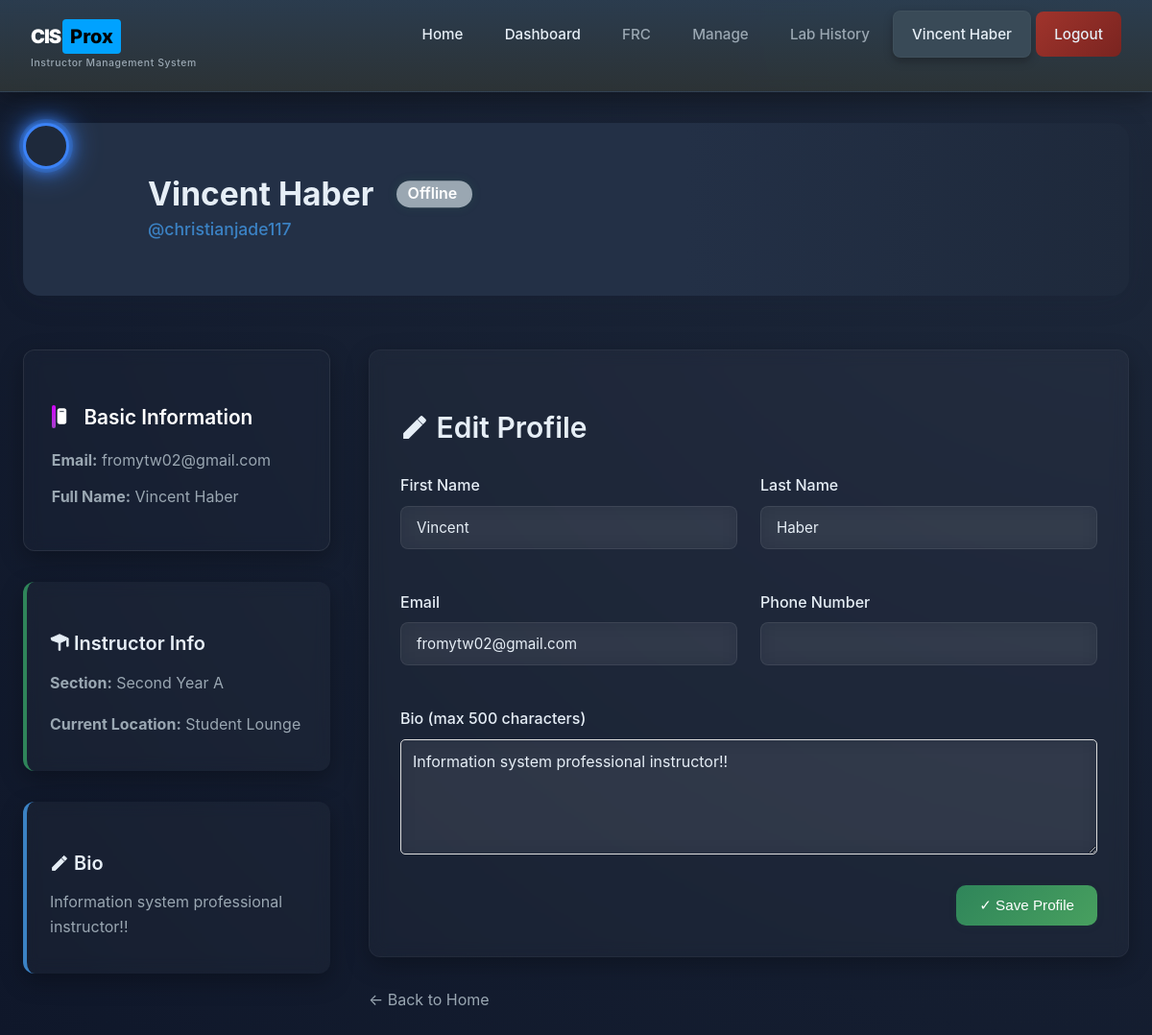
Screenshot of /profile/ (signed in) with the database file from the repository.
### presence_app/models.py (models this page shows, shortened)
class InstructorProfile(models.Model):
    user = models.OneToOneField(User, on_delete=models.CASCADE, related_name='instructor_profile')
    section = models.ForeignKey(Section, on_delete=models.SET_NULL, null=True, blank=True)
    allow_off_network = models.BooleanField(default=False)
    created_at = models.DateTimeField(auto_now_add=True)
    updated_at = models.DateTimeField(auto_now=True)

class Section(models.Model):
    YEAR_CHOICES = [
        ('1', 'First Year'),
        ('2', 'Second Year'),
        ('3', 'Third Year'),
        ('4', 'Fourth Year'),
    ]
    PROGRAM_CHOICES = [
        ('GENERAL', 'General'),
        ('SMP', 'Service Management Program'),
        ('BA', 'Business Administration'),
    ]
    year = models.CharField(max_length=1, choices=YEAR_CHOICES)
    section = models.CharField(max_length=10)  # e.g., 'A', 'B', 'C', 'SMP', 'BA'
    program = models.CharField(max_length=20, choices=PROGRAM_CHOICES, default='GENERAL')
    class Meta:
        unique_together = ('year', 'section', 'program')
        ordering = ['year', 'section']
    def __str__(self):
        year_display = dict(self.YEAR_CHOICES).get(self.year, self.year)
        if self.program != 'GENERAL':
            return f"{year_display} - {self.program}"
        return f"{year_display} {self.section}"

class StudentPresence(models.Model):
    student = models.OneToOneField(User, on_delete=models.CASCADE)
    section = models.ForeignKey(Section, on_delete=models.SET_NULL, null=True, blank=True)
    current_room = models.ForeignKey(Room, on_delete=models.SET_NULL, null=True, blank=True)
    last_seen = models.DateTimeField(auto_now=True)
    is_online = models.BooleanField(default=False)

class Room(models.Model):
    name = models.CharField(max_length=50)
    description = models.TextField(blank=True)

class UserProfile(models.Model):
    user = models.OneToOneField(User, on_delete=models.CASCADE, related_name='profile')
    profile_picture = models.ImageField(upload_to='profile_pictures/', null=True, blank=True)
    bio = models.TextField(blank=True, max_length=500)
    phone_number = models.CharField(max_length=20, blank=True)
    student_id_number = models.CharField(max_length=12, blank=True, help_text="Format: XXX-XXXX-X (8 digits total)")
    created_at = models.DateTimeField(auto_now_add=True)
    updated_at = models.DateTimeField(auto_now=True)
    PRIVACY_PUBLIC = 'PUBLIC'
    PRIVACY_FRIENDS_ONLY = 'FRIENDS_ONLY'
    PRIVACY_ONLY_ME = 'ONLY_ME'
    PRIVACY_CHOICES = [
        (PRIVACY_PUBLIC, 'Everyone'),
        (PRIVACY_FRIENDS_ONLY, 'Connected users'),
        (PRIVACY_ONLY_ME, 'Only me'),
    ]
    privacy_level = models.CharField(max_length=20, choices=PRIVACY_CHOICES, default=PRIVACY_PUBLIC)
    friends = models.ManyToManyField('auth.User', blank=True, related_name='friends_with')

### presence_app/views.py (the view)
# urls.py: path('profile/', views.profile_view, name='profile'),
@login_required(login_url='login')
def profile_view(request, username=None):
    if username:
        user = get_object_or_404(User, username=username)
        is_own_profile = user == request.user
    else:
        user = request.user
        is_own_profile = True
    try:
        profile = user.profile  # type: ignore
    except UserProfile.DoesNotExist:
        profile = UserProfile.objects.create(user=user)
    try:
        presence = user.studentpresence  # type: ignore
    except:
        presence = None
    try:
        instructor_profile_obj = user.instructor_profile
        is_instructor = True
    except InstructorProfile.DoesNotExist:
        instructor_profile_obj = None
        is_instructor = False
    if presence:
        active_signin = SignInRecord.objects.filter(student=user, sign_out_time__isnull=True).exists()
        if not active_signin:
            presence.current_room = None
    if request.method == 'POST' and is_own_profile:
        form = ProfileForm(request.POST, instance=profile)
        if form.is_valid():
            request.user.first_name = form.cleaned_data.get('first_name', '')
            request.user.last_name = form.cleaned_data.get('last_name', '')
            request.user.email = form.cleaned_data.get('email', '')
            request.user.save()
            form.save()
            messages.success(request, '✓ Profile updated successfully!')
            return redirect('profile')
    else:
        initial_data = {
            'first_name': user.first_name,
            'last_name': user.last_name,
            'email': user.email,
        }
        form = ProfileForm(instance=profile, initial=initial_data) if is_own_profile else None
    context = {
        'profile_user': user,
        'profile': profile,
        'presence': presence,
        'is_instructor': is_instructor,
        'instructor_profile_obj': instructor_profile_obj,
        'form': form,
        'is_own_profile': is_own_profile,
    }
    return render(request, 'profile.html', context)

### presence_app/views.py
class ProfileForm(forms.ModelForm):
    first_name = forms.CharField(max_length=30, required=False, widget=forms.TextInput(attrs={'class': 'form-control'}))
    last_name = forms.CharField(max_length=150, required=False, widget=forms.TextInput(attrs={'class': 'form-control'}))
    email = forms.EmailField(required=False, widget=forms.EmailInput(attrs={'class': 'form-control'}))
    class Meta:
        model = UserProfile
        fields = ('bio', 'phone_number')
        widgets = {
            'bio': forms.Textarea(attrs={'class': 'form-control', 'rows': 4}),
            'phone_number': forms.TextInput(attrs={'class': 'form-control'}),
        }

### presence_app/context_processors.py (called while the page is built)
def is_instructor(request):
    if not request.user.is_authenticated:
        return {'is_instructor': False}
    try:
        request.user.instructor_profile
        return {'is_instructor': True}
    except InstructorProfile.DoesNotExist:
        pass
    if request.user.is_staff:
        return {'is_instructor': True}
    return {'is_instructor': False}

### presence_app/templates/profile.html (shortened to what this page needs)
{% extends 'base.html' %}
{% block content %}
<div class="container profile-container">
<div class="profile-banner">
    <div class="profile-banner-inner">
        <div class="profile-avatar-glow">
            <div class="profile-img placeholder profile-img-glow">
            </div>
        </div>
        <div class="profile-header-info">
            <h1 class="profile-header-name">
                {{ profile_user.get_full_name|default:profile_user.username }}
                {% if presence and presence.is_online %}
                    <span class="status-pill online-pill"><span class="online-dot"></span> Online</span>
                {% elif presence %}
                    <span class="status-pill offline-pill">Offline</span>
                {% endif %}
            </h1>
            <div class="profile-header-username">@{{ profile_user.username }}</div>
        </div>
    </div>
</div>
<div class="profile-main-grid">
    <div class="profile-sidebar">
        <div class="profile-card info-card">
            <h3><svg class="icon" xmlns="http://www.w3.org/2000/svg" viewBox="0 0 24 24" aria-hidden="true" focusable="false" width="18" height="18" fill="currentColor"><path d="M9 2h6a2 2 0 0 1 2 2v14a2 2 0 0 1-2 2H9a2 2 0 0 1-2-2V4a2 2 0 0 1 2-2zm0 2v2h6V4H9z"/></svg> Basic Information</h3>
            <p><strong>Email:</strong> {{ profile_user.email|default:"Not provided" }}</p>
            <p><strong>Full Name:</strong> {{ profile_user.get_full_name|default:"Not provided" }}</p>
        </div>
        {% if presence or is_instructor %}
        <div class="profile-card enroll-card">
            <h3><svg class="icon" xmlns="http://www.w3.org/2000/svg" viewBox="0 0 24 24" aria-hidden="true" focusable="false" width="18" height="18" fill="currentColor"><path d="M12 2L1 7l11 5 9-4.09V17h2V7L12 2zM11 12.5V22h2v-9.5l7-3.18V6l-9 4-9-4v3.32z"/></svg> {% if is_instructor %}Instructor Info{% else %}Enrollment{% endif %}</h3>
            {% if is_instructor %}
                {% if instructor_profile_obj and instructor_profile_obj.section %}
                    <p><strong>Section:</strong> {{ instructor_profile_obj.section }}</p>
                {% else %}
                    <p style="color: var(--text-muted);">No section assigned</p>
                {% endif %}
            {% else %}
                {% if presence.section %}
                    <p><strong>Section:</strong> {{ presence.section }}</p>
                {% else %}
                    <p style="color: var(--danger);">Not enrolled yet</p>
                {% endif %}
            {% endif %}
            {% if presence and presence.current_room %}
                <p><strong>Current Location:</strong> {{ presence.current_room.name }}</p>
            {% endif %}
        </div>
        {% endif %}
        {% if profile.bio %}
        <div class="profile-card bio-card">
            <h3><svg class="icon" xmlns="http://www.w3.org/2000/svg" viewBox="0 0 24 24" aria-hidden="true" focusable="false" width="18" height="18" fill="currentColor"><path d="M3 17.25V21h3.75L17.81 9.94l-3.75-3.75L3 17.25zM20.71 7.04a1 1 0 0 0 0-1.41l-2.34-2.34a1 1 0 0 0-1.41 0l-1.83 1.83 3.75 3.75 1.83-1.83z"/></svg> Bio</h3>
            <p style="color: var(--text-muted); line-height: 1.6;">{{ profile.bio }}</p>
        </div>
        {% endif %}
    </div>
    <div class="profile-main-content">
        {% if is_own_profile and form %}
        <div class="card profile-edit-card">
            <h2 style="margin-bottom: 1.5rem;"><svg class="icon" viewBox="0 0 24 24" width="20" height="20" fill="currentColor" xmlns="http://www.w3.org/2000/svg" aria-hidden="true" focusable="false"><path d="M3 17.25V21h3.75L17.81 9.94l-3.75-3.75L3 17.25zM20.71 7.04a1 1 0 0 0 0-1.41l-2.34-2.34a1 1 0 0 0-1.41 0l-1.83 1.83 3.75 3.75 1.83-1.83z"/></svg> Edit Profile</h2>
            <form method="POST" enctype="multipart/form-data">
                <div class="profile-form-row">
                    <div class="form-group">
                        <label for="id_first_name">First Name</label>
                        {{ form.first_name }}
                    </div>
                    <div class="form-group">
                        <label for="id_last_name">Last Name</label>
                        {{ form.last_name }}
                    </div>
                </div>
                <div class="profile-form-row">
                    <div class="form-group">
                        <label for="id_email">Email</label>
                        {{ form.email }}
                    </div>
                    <div class="form-group">
                        <label for="id_phone_number">Phone Number</label>
                        {{ form.phone_number }}
                    </div>
                </div>
                <div class="form-group">
                    <label for="id_bio">Bio (max 500 characters)</label>
                    {{ form.bio }}
                </div>
                <div style="display: flex; justify-content: flex-end;">
                    <button type="submit" class="btn btn-success profile-save-btn">✓ Save Profile</button>
                </div>
            </form>
        </div>
        {% endif %}
        <div style="text-align: left; margin-top: 2rem;">
            <a href="/" style="color: var(--text-muted); text-decoration: none;">← Back to Home</a>
        </div>
    </div>
</div>
</div>
{% endblock %}

### presence_app/templates/base.html (shortened to what this page needs)
{% load static %}
{% load utils_tags %}
<!DOCTYPE html>
<html lang="en">
<head>
    <link rel="stylesheet" href="{% static 'style.css' %}">
    <link rel="stylesheet" href="{% static 'css/privacy.css' %}?v=2">
</head>
<body>
    <header>
        <nav>
            <div class="nav-container">
                <a href="/" class="logo">
                    <span class="logo-container">
                        <span class="logo-cis">CIS</span>
                        <span class="logo-prox">Prox</span>
                    </span>
                    {% if user.is_authenticated %}
                        {% if is_instructor %}
                            <small class="logo-sub">Instructor Management System</small>
                        {% else %}
                            <small class="logo-sub">Student Presence System</small>
                        {% endif %}
                    {% else %}
                        <small class="logo-sub">Presence System</small>
                    {% endif %}
                </a>
                <ul class="nav-links" id="navLinks">
                    <li><a href="/" class="nav-link {% if request.path == '/' %}active{% endif %}">Home</a></li>
                    {% if user.is_authenticated %}
                        <li><a href="/dashboard/" class="nav-link {% if request.path == '/dashboard/' %}active{% endif %}">Dashboard</a></li>
                        {% if user.instructor_profile %}
                            {% url 'instructor_dashboard' as instructor_dashboard_url %}
                            {% url 'instructor_manage_signout' as instructor_manage_url %}
                            <li><a href="{{ instructor_dashboard_url }}" class="nav-link accent {% if request.path == instructor_dashboard_url %}active{% endif %}">FRC</a></li>
                            <li><a href="{{ instructor_manage_url }}" class="nav-link accent {% if request.path == instructor_manage_url %}active{% endif %}">Manage</a></li>
                            <li><a href="/laboratory/history/" class="nav-link accent {% if request.path == '/laboratory/history/' %}active{% endif %}">Lab History</a></li>
                        {% else %}
                            <li><a href="/search/" class="nav-link {% if request.path == '/search/' %}active{% endif %}">Find Peers</a></li>
                            <li><a href="/attendance/" class="nav-link success {% if request.path == '/attendance/' %}active{% endif %}">Attendance</a></li>
                        {% endif %}
                        <li><a href="/profile/" class="nav-link user {% if request.path == '/profile/' or request.path|startswith:'/profile/' %}active{% endif %}">{{ request.user.get_full_name|default:request.user.username }}</a></li>
                        <li><a href="/logout/" class="btn-logout">Logout</a></li>
                    {% else %}
                        <li><a href="/login/" class="nav-link {% if '/login' in request.path %}active{% endif %}">Login</a></li>
                        <li><a href="/register/" class="nav-link {% if '/register' in request.path %}active{% endif %}">Register</a></li>
                    {% endif %}
                </ul>
            </div>
        </nav>
    </header>
    <main>
        {% block content %}{% endblock %}
    </main>
</body>
</html>

### presence_app/templates/profile.html (style rules this page uses)
.form-control { width: 100%; padding: 0.75rem; border: 1px solid #ddd; border-radius: 5px; font-size: 1rem; font-family: inherit; transition: border-color 0.3s; }
textarea.form-control { resize: vertical; min-height: 120px; }

### rows the page displays
InstructorProfile: section "Second Year A"
StudentPresence: current_room.name "Student Lounge"
UserProfile: bio "Information system professional instructor!!"

### other values shown
{{ request.user.get_full_name|default:request.user.username }} "Vincent Haber"
{{ profile_user.get_full_name|default:profile_user.username }} "Vincent Haber"
{{ profile_user.username }} "christianjade117"
{{ profile_user.email|default:"Not provided" }} "fromytw02@gmail.com"
{{ profile_user.get_full_name|default:"Not provided" }} "Vincent Haber"
